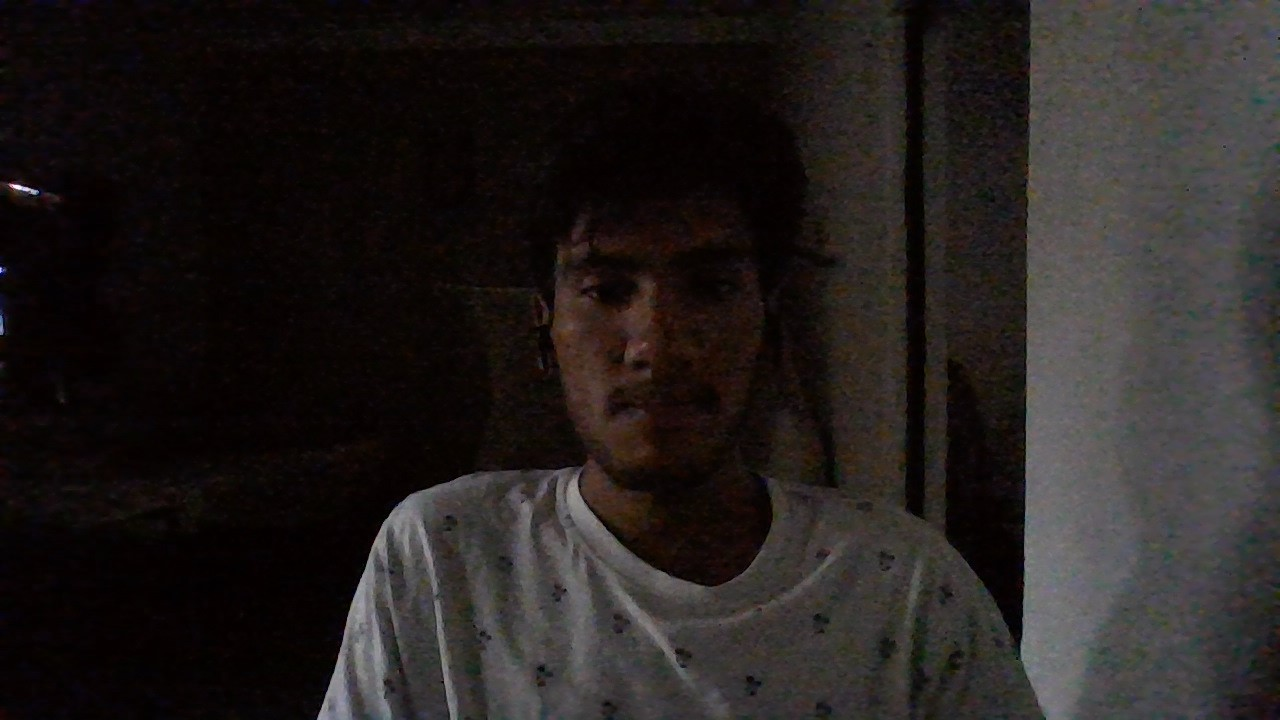
#> input picture training_data/aayush/image1.jpg, 1280 x 720 px; its folder holds only this picture in this run
$ python train.py
#> lines starting #> are read from the running program, lines starting #| are printed output that depends on the picture
import cv2
import os
import numpy as np

def create_dataset(data_path):
#> called with data_path = 'training_data'
    face_cascade = cv2.CascadeClassifier(cv2.data.haarcascades + 'haarcascade_frontalface_default.xml')

    face_data = []
    labels = []
    label_dict = {}

    for label, person_name in enumerate(os.listdir(data_path)):
        person_path = os.path.join(data_path, person_name)
        label_dict[label] = person_name

        for image_name in os.listdir(person_path):
            image_path = os.path.join(person_path, image_name)
            img = cv2.imread(image_path)
#> img is the input picture: shape (720, 1280, 3); mean B, G, R 30.5, 31.9, 36.6
            gray = cv2.cvtColor(img, cv2.COLOR_BGR2GRAY)
            faces = face_cascade.detectMultiScale(gray, 1.1, 4)
#> faces = [[514, 170, 295, 295]]

            for (x, y, w, h) in faces:
                face = gray[y:y+h, x:x+w]
                face_data.append(face)
                labels.append(label)
#> this loop made 1 pass
#> pass 1, in create_dataset, `face = gray[y:y+h, x:x+w]`:
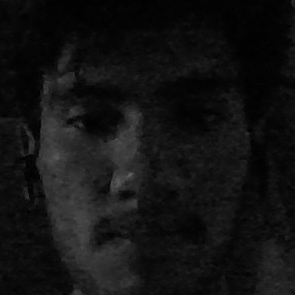
#> face: shape (295, 295); min 1, max 96, mean 18.4
#> after the loop, face_data = 1 item; labels = [0]

    return face_data, labels, label_dict

data_path = 'training_data'
face_data, labels, label_dict = create_dataset(data_path)
#> face_data = 1 item; labels = [0]; label_dict = {0: 'aayush'}

# Train the LBPH face recognizer
face_recognizer = cv2.face.LBPHFaceRecognizer_create()
face_recognizer.train(face_data, np.array(labels))

# Save the model
face_recognizer.save('face_recognizer.yml')
np.save('label_dict.npy', label_dict)
